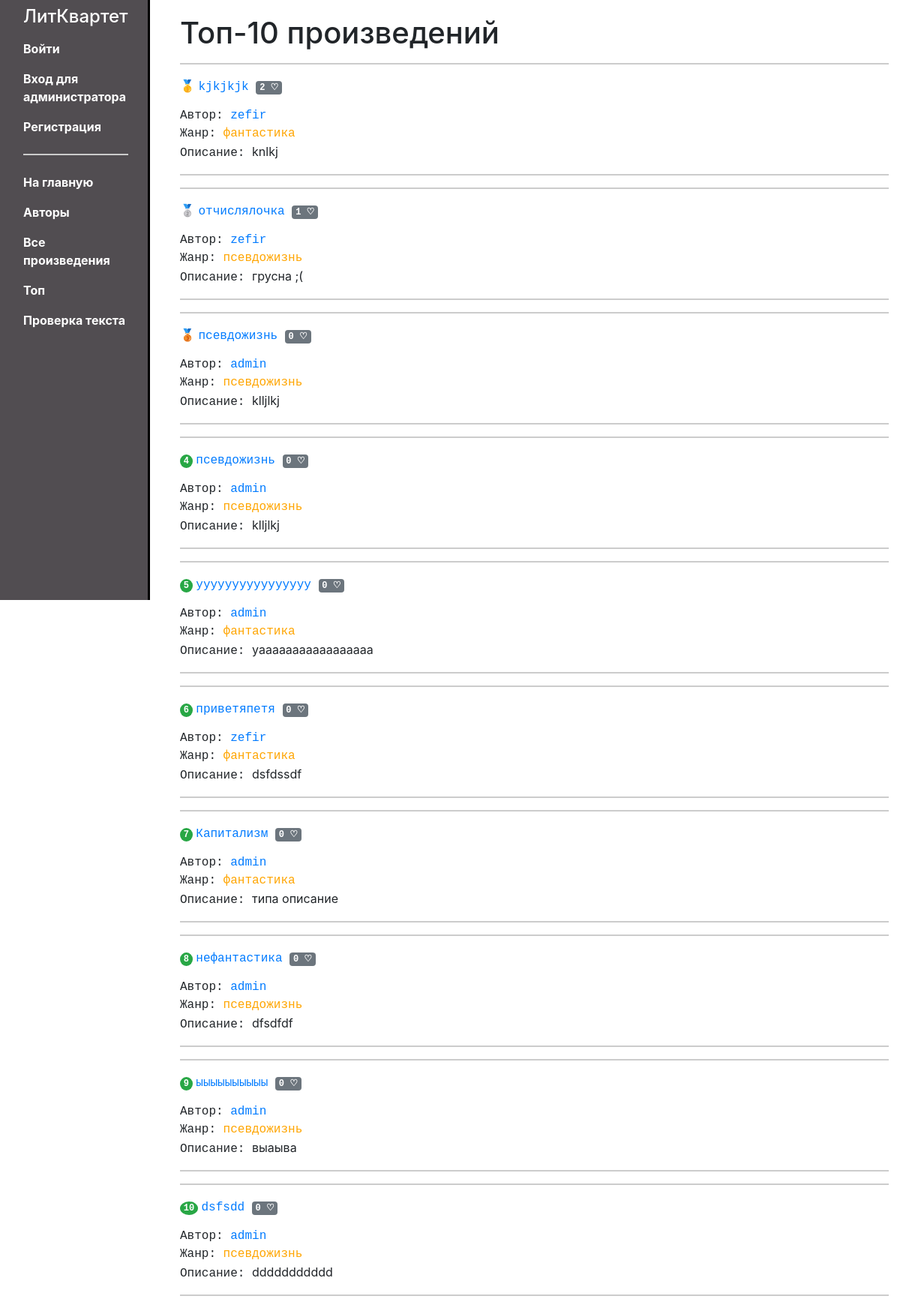
/writer/top/, run on an earlier commit of the app's database.
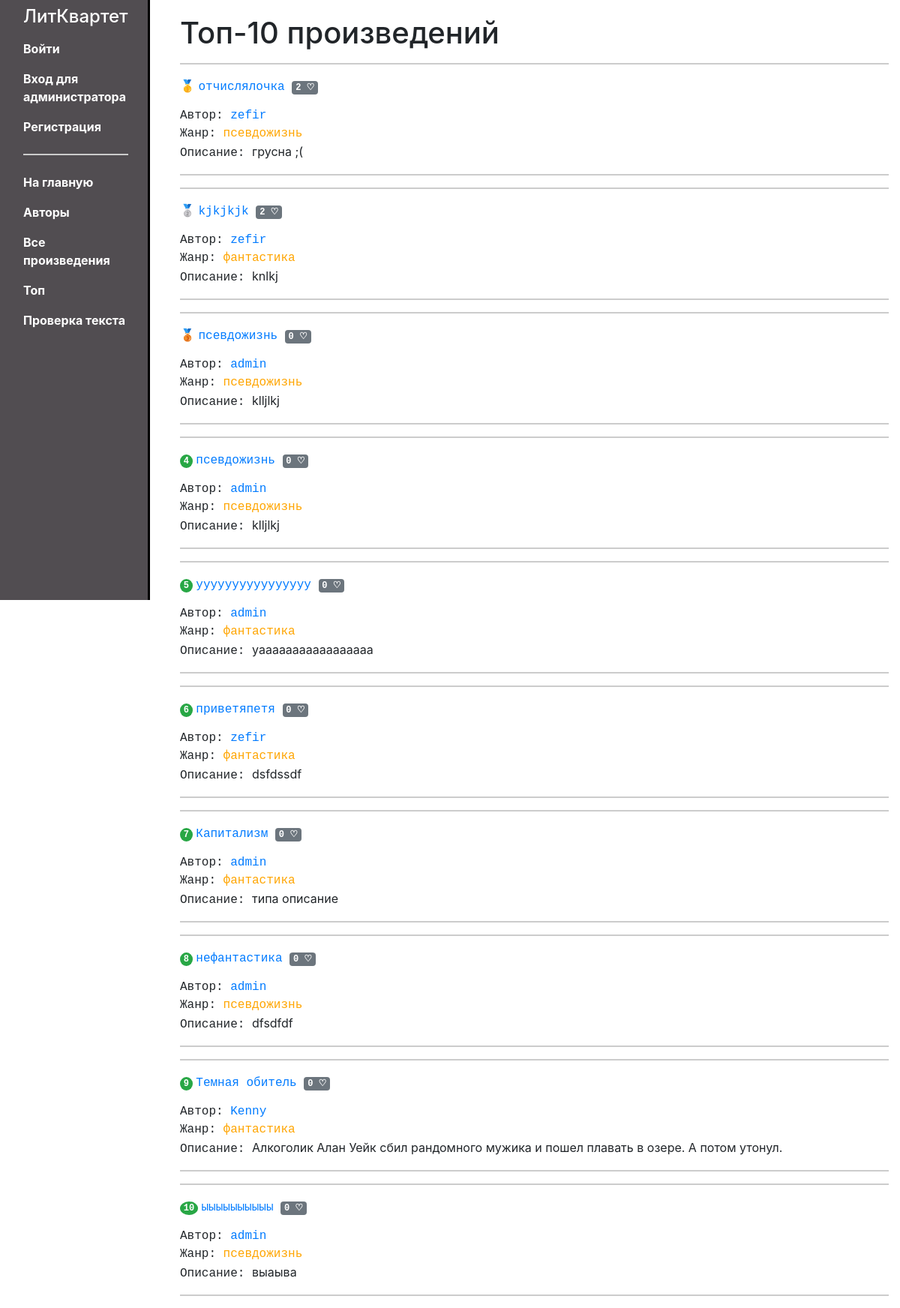
And on a later commit of the database.
### writer/models.py (models this page shows, shortened)
class Content(models.Model):
    id = models.UUIDField(primary_key=True, default=uuid.uuid4, help_text='Уникальный id для каждого произведения')
    author = models.ForeignKey(User, verbose_name='Автор', on_delete=models.CASCADE)
    ganre = models.ForeignKey('ContentType', on_delete=models.SET_NULL, null=True, verbose_name='Жанр')
    name = models.CharField('Название', max_length=200)
    description = models.TextField('Аннотация', max_length=500, null=True)
    data = models.TextField('Текст')
    similar_content = models.ManyToManyField('self', blank=True, verbose_name='Похожие произведения')

class ContentType(models.Model):
    id = models.UUIDField(primary_key=True, default=uuid.uuid4, help_text='Уникальный id для каждого жанра')
    name = models.CharField('Название', max_length=150)
    description = models.TextField('Описание', max_length=1000, blank=True, null=True)
    def __str__(self):
        return self.name

### writer/views.py (the view)
def top_contents(request):
    top_contents = Content.objects.annotate(num_likes=Count('like')).order_by('-num_likes')[:10]
    return render(request, 'top_contents.html', {'top_contents': top_contents})

### writer/templates/top_contents.html
{% extends "base_generic.html" %}
{% block content %}
  <h1>Топ-10 произведений</h1>
    {% for content in top_contents %}
          <hr>
          {% if forloop.counter == 1 %}
            🥇
          {% elif forloop.counter == 2 %}
            🥈
          {% elif forloop.counter == 3 %}
            🥉
          {% else %}
            <samp><span class="badge badge-success rounded-circle">{{ forloop.counter }}</span></samp>
          {% endif %}
        <samp><a href="{% url 'contentdetail' pk=content.pk %}" > {{ content.name }}</a> <p class="badge badge-lg badge-secondary">{{ content.num_likes }} ♡</p></samp>
          <br>
          <samp>Автор: <a href="{% url 'writer-user-detail' pk=content.author.pk %}">{{content.author}}</a></samp>
          <br>
          <samp>Жанр: <samp class="text-custom" title="{{ content.ganre.description }}">{{ content.ganre }}</samp></samp>
          <p><samp>Описание: </samp>{{content.description}}</p>
          <hr>
    {% endfor %}
{% endblock %}

What changed in the data, as far as the page shows it:
no longer on this page (row unchanged): Content: name "dsfsdd", num_likes "0", author "admin", ganre "псевдожизнь", description "ddddddddddd"
shown differently, row unchanged: Content "отчислялочка": num_likes "1" → "2"; text "🥈" → "🥇"; moves up the list
computed for Content "kjkjkjk": text "🥇" → "🥈"
added Content: name "Темная обитель", num_likes "0", author "Kenny", ganre "фантастика", description "Алкоголик Алан Уейк сбил рандомного мужика и пошел плавать в озере. А потом утонул."
